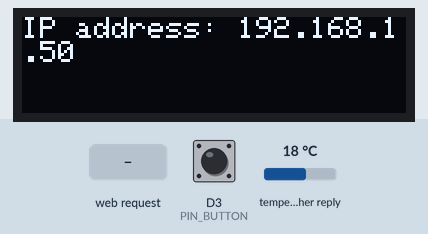
Recording of a sketch running on a simulated ESP8266 (NodeMCU). On the bench: 128×32 one-colour display. The inputs (shaded band) are chosen by the test bench; at power-on: D3 (PIN_BUTTON) HIGH, temperature in the weather reply 18 °C. WiFi joins after 1.5 s; servers stay silent unless stated; the display library's start-up logo is not drawn; uploads are accepted with an empty reply; web services answer with replies made up by the test bench; what the sketch prints to the serial monitor is not drawn.

Above: at 7.9 s.
8.0 s: D3 (PIN_BUTTON) pulled LOW for 0.15 s
At 9.2 s:
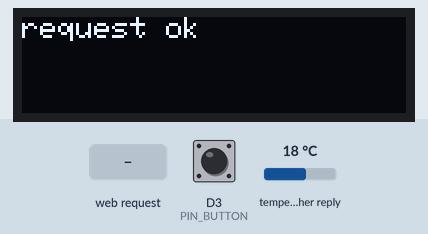
10.0 s: HTTP request GET /display received
At 10.6 s:
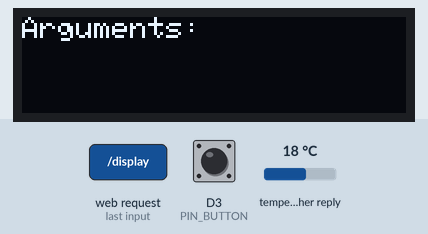
11.5 s: HTTP request GET / received
At 12.4 s:
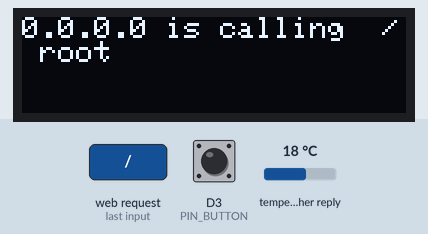
13.0 s: D3 (PIN_BUTTON) pulled LOW for 3.2 s
At 14.14 s:
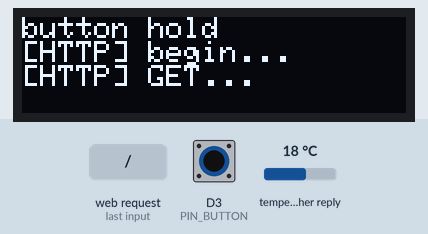
Timing chart, 0 to 16.0 s (numbered marks = the images above; inputs shaded):
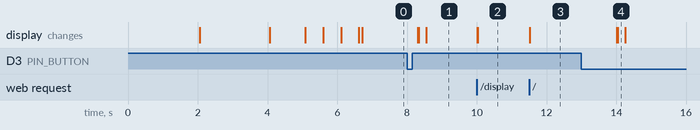

The sketch:

small_oled.ino
```cpp
#include <SPI.h>
#include <Wire.h>
#include <Adafruit_GFX.h>
#include <Adafruit_SSD1306.h>
#include <ESP8266WiFi.h>
#include <ESP8266mDNS.h>
#include <WiFiUdp.h>
#include <ArduinoOTA.h>
#include <ESP8266WebServer.h>
#include <ESP8266WiFiMulti.h>
#include <ESP8266HTTPClient.h>
#include <WiFiClient.h>


#define PROGRAM_NAME "OLED_OTA"


// SCL GPIO5
// SDA GPIO4
#define SCREEN_WIDTH 128 // OLED display width, in pixels
#define SCREEN_HEIGHT 32 // OLED display height, in pixels
#define OLED_RESET 0  // GPIO0
Adafruit_SSD1306 display(SCREEN_WIDTH, SCREEN_HEIGHT, &Wire, OLED_RESET);
#define NUMFLAKES 10
#define XPOS 0
#define YPOS 1
#define DELTAY 2
#define LOGO16_GLCD_HEIGHT 16
#define LOGO16_GLCD_WIDTH  16

#define PIN_BUTTON D3

// wifi network stuff
#define WIFI_SSID           "IoT"
#define WIFI_PASSWORD       "qSUpFC3XyLSLabgQ"

// 192.168.2.xxx port 80
ESP8266WebServer server(80);
ESP8266WiFiMulti wiFiMulti;

String text = "Hello";
boolean displayReady = false;

// Button timing variables
int debounce = 20;                  // ms debounce period to prevent flickering when pressing or releasing the button
int DCgap = 150;                    // max ms between clicks for a double click event
int holdTime = 1000;                // ms hold period: how long to wait for press+hold event
int longHoldTime = 3000;            // ms long hold period: how long to wait for press+hold event

// Button variables
boolean buttonVal = HIGH;           // value read from button
boolean buttonLast = HIGH;          // buffered value of the button's previous state
boolean DCwaiting = false;          // whether we're waiting for a double click (down)
boolean DConUp = false;             // whether to register a double click on next release, or whether to wait and click
boolean singleOK = true;            // whether it's OK to do a single click
long downTime = -1;                 // time the button was pressed down
long upTime = -1;                   // time the button was released
boolean ignoreUp = false;           // whether to ignore the button release because the click+hold was triggered
boolean waitForUp = false;          // when held, whether to wait for the up event
boolean holdEventPast = false;      // whether or not the hold event happened already
boolean longHoldEventPast = false;  // whether or not the long hold event happened already


void setup()   {
  Serial.begin(115200);
  logMessage("setup start");

  pinMode(PIN_BUTTON, INPUT);

  setupDisplay();
  setupHttpServer();
  setupArduinoOta();
}


void loop() {
  ArduinoOTA.handle();
  server.handleClient();
  handleButton();
}


void setupDisplay() {
  // by default, we'll generate the high voltage from the 3.3v line internally! (neat!)
  display.begin(SSD1306_SWITCHCAPVCC, 0x3C);  // initialize with the I2C addr 0x3C (for the 64x48)
  // init done

  // Show image buffer on the display hardware.
  // Since the buffer is intialized with an Adafruit splashscreen
  // internally, this will display the splashscreen.
  display.display();
  delay(2000);

  // Clear the buffer.
  display.clearDisplay();

  // draw a single pixel
  display.drawPixel(10, 10, WHITE);
  // Show the display buffer on the hardware.
  // NOTE: You _must_ call display after making any drawing commands
  // to make them visible on the display hardware!
  display.display();
  delay(2000);
  display.clearDisplay();

  displayReady = true;

  logMessage("display ready");
  delay(1000);
}


void runTextTest() {
  // text display tests
  display.setTextSize(1);
  display.setTextColor(WHITE);
  display.setCursor(0, 0);
  display.println("Hello, world!");
  display.setTextColor(BLACK, WHITE); // 'inverted' text
  display.println(3.141592);
  display.setTextSize(2);
  display.setTextColor(WHITE);
  display.print("0x"); display.println(0xDEADBEEF, HEX);
  display.display();
  delay(1000);
  display.clearDisplay();
}


void setupHttpServer() {
  logMessage("HTTP server start setup");
  // wifi settings
  WiFi.mode(WIFI_STA);
  WiFi.begin(WIFI_SSID, WIFI_PASSWORD);
  wiFiMulti.addAP(WIFI_SSID, WIFI_PASSWORD);

  // waiting for connection
  while (WiFi.status() != WL_CONNECTED) {
    delay(500);
    logAddMessage(".");
  }
  logAddMessage("Connected to ");
  logMessage(WIFI_SSID);
  logMessage(String("IP address: ") + ip2Str(WiFi.localIP()));

  // definition of all endpoints
  server.on("/", handleRoot);
  server.on("/display", handleDisplay);
  server.onNotFound(handleNotFound);

  // starting http server
  server.begin();
  logMessage("HTTP server started");
}


void setupArduinoOta() {
  logMessage("ArduinoOTA Start setup");
  // Port defaults to 8266
  // ArduinoOTA.setPort(8266);

  // Hostname defaults to esp8266-[ChipID]
  ArduinoOTA.setHostname(PROGRAM_NAME);

  // No authentication by default
  // ArduinoOTA.setPassword("admin");

  // Password can be set with it's md5 value as well
  // MD5(admin) = 21232f297a57a5a743894a0e4a801fc3
  // ArduinoOTA.setPasswordHash("21232f297a57a5a743894a0e4a801fc3");

  ArduinoOTA.onStart([]() {
    String type;
    if (ArduinoOTA.getCommand() == U_FLASH) {
      type = "sketch";
    } else { // U_FS
      type = "filesystem";
    }

    // NOTE: if updating FS this would be the place to unmount FS using FS.end()
    logMessage("Start updating " + type);
  });
  ArduinoOTA.onEnd([]() {
    logMessage("\nEnd");
  });
  ArduinoOTA.onProgress([](unsigned int progress, unsigned int total) {
    Serial.printf("Progress: %u%%\r", (progress / (total / 100)));
  });
  ArduinoOTA.onError([](ota_error_t error) {
    Serial.printf("Error[%u]: ", error);
    if (error == OTA_AUTH_ERROR) {
      logMessage("Auth Failed");
    } else if (error == OTA_BEGIN_ERROR) {
      logMessage("Begin Failed");
    } else if (error == OTA_CONNECT_ERROR) {
      logMessage("Connect Failed");
    } else if (error == OTA_RECEIVE_ERROR) {
      logMessage("Receive Failed");
    } else if (error == OTA_END_ERROR) {
      logMessage("End Failed");
    }
  });
  ArduinoOTA.begin();
  logMessage("ArduinoOTA Ready");
  logMessage(String("IP address: ") + ip2Str(WiFi.localIP()));
}


void handleButton() {
  // Get button event and act accordingly
  int b = checkButton();
  if (b == 1) clickEvent();
  if (b == 2) doubleClickEvent();
  if (b == 3) holdEvent();
  if (b == 4) longHoldEvent();
}


/*

   HTTP Server functions

*/


void handleRoot() {
  logEndpointMessage(" / root");

  int httpRequestCode = 200; // OK

  String paragraph = String("<p>");
  String lineBreak = String("<br>");
  String buttons = textToButton("Root", "/");

  String endpoints = textToAhref("/switchOn") + paragraph
                     + textToAhref("/switchOff") + paragraph
                     + textToAhref("/light?number=1&isOn=true") + paragraph
                     + String("<i>Try <b>alpha feature: </b></i>") + textToAhref("/rgb?r=1&g=0&b=0") + paragraph;

  String autoRefresh = String("<meta http-equiv=\"refresh\" content=\"5\">"); //refresh every 5 seconds

  String style = String("<style>body {background-color: black;color: white;}</style>");
  String title = String("<title>ESP8266 Light server</title>");
  String head = String("<head>") + style + title + String("</head>");
  String body = String("<body>")
                + paragraph + lineBreak
                + paragraph + lineBreak
                + String("<h4>HTTP server works!</h4>") + paragraph
                + String("This is a super simple website, running on an ESP8266 based micro controller :)") + paragraph
                + String("You can see real time temperature and humidy and also you can control a relay.") + paragraph
                + paragraph + lineBreak
                + paragraph + lineBreak
                + String("Or call any <b>endpoint</b> via browser or an app:") + paragraph + lineBreak
                + endpoints + paragraph + lineBreak
                + paragraph + lineBreak
                + paragraph + lineBreak
                + String("<i>Just for debugging purposes, here is <b>status of all lights:</b>") + paragraph + lineBreak
                + String("</i></body>");
  String rootContent = String("<html>") + autoRefresh + head + body + String("</html>");

  server.send(httpRequestCode, "text/html", rootContent);
}

void handleDisplay() {
  logEndpointMessage(" / display");

  int httpRequestCode = 200; // OK
  String responseMessage = "";

  String displayText = "";

  logMessage("Arguments:");
  for (int i = 0; i < server.args(); i = i + 1) {
    String argumentName = String(server.argName(i));
    String argumentValue = String(server.arg(i));

    if (argumentName == "text") {
      displayText = argumentValue;
      logMessage("");
      String logText = String("the text ") + argumentValue;
      responseMessage =  String("it works!!! text was recognized, here it is: ") + argumentValue;
      logMessage(logText);
      delay(500);
    } else {
      logAddMessage(String(i) + " : ");  //print id
      logAddMessage("\"" + argumentName + "\" ");  //print name
      logAddMessage("\"" + argumentValue + "\" ");  //print value
      responseMessage =  String("nothing recognized");
    }
  }

  server.send(httpRequestCode, "text/plain", responseMessage);
}


void handleNotFound() {
  logEndpointMessage("404 - " + server.uri());

  int httpRequestCode = 404; // ERROR
  String message = "File Not Found\n\n";
  message += "URI: ";
  message += server.uri();
  message += "\nMethod: ";
  message += (server.method() == HTTP_GET) ? "GET" : "POST";
  message += "\nArguments: ";
  message += server.args();
  message += "\n";
  for (uint8_t i = 0; i < server.args(); i++) {
    message += " " + server.argName(i) + ": " + server.arg(i) + "\n";
  }
  server.send(httpRequestCode, "text/plain", message);
}


void sendHttpRequest(String command) {
  if ((wiFiMulti.run() == WL_CONNECTED)) {

    WiFiClient client;

    HTTPClient http;
    String url = String("http://192.168.2.149/") + command;

    logAddMessage("[HTTP] begin...\n");
    if (http.begin(client, url)) {  // HTTP

      logAddMessage("[HTTP] GET...\n");
      // start connection and send HTTP header
      int httpCode = http.GET();

      // httpCode will be negative on error
      if (httpCode > 0) {
        // HTTP header has been send and Server response header has been handled
        Serial.printf("[HTTP] GET... code: %d\n", httpCode);

        // file found at server
        if (httpCode == HTTP_CODE_OK || httpCode == HTTP_CODE_MOVED_PERMANENTLY) {
          String payload = http.getString();
          Serial.println(payload);
          logMessage("request ok");
        }
      } else {
        Serial.printf("[HTTP] GET... failed, error: %s\n", http.errorToString(httpCode).c_str());
        logMessage("request is fu**ed");
      }

      http.end();
    } else {
      Serial.printf("[HTTP} Unable to connect\n");
      logMessage("unable to connect");
    }
  }
}

void sendWeatherRequest() {
  if ((wiFiMulti.run() == WL_CONNECTED)) {

    WiFiClient client;

    HTTPClient http;
    String url = String("api.openweathermap.org/data/2.5/weather?q=Prague&appid=a85e96fef27c2d27f958043f67a4034c");

    logAddMessage("[HTTP] begin...\n");
    if (http.begin(client, url)) {  // HTTP

      logAddMessage("[HTTP] GET...\n");
      // start connection and send HTTP header
      int httpCode = http.GET();

      // httpCode will be negative on error
      if (httpCode > 0) {
        // HTTP header has been send and Server response header has been handled
        Serial.printf("[HTTP] GET... code: %d\n", httpCode);

        // file found at server
        if (httpCode == HTTP_CODE_OK || httpCode == HTTP_CODE_MOVED_PERMANENTLY) {
          String payload = http.getString();
          Serial.println(payload);
          logMessage("request ok");
        }
      } else {
        Serial.printf("[HTTP] GET... failed, error: %s\n", http.errorToString(httpCode).c_str());
        logMessage("request is fu**ed");
      }

      http.end();
    } else {
      Serial.printf("[HTTP} Unable to connect\n");
      logMessage("unable to connect");
    }
  }
}


/*

   Physical button control

*/


int checkButton() {
  int event = 0;
  buttonVal = digitalRead(PIN_BUTTON);
  // Button pressed down
  if (buttonVal == LOW && buttonLast == HIGH && (millis() - upTime) > debounce)
  {
    downTime = millis();
    ignoreUp = false;
    waitForUp = false;
    singleOK = true;
    holdEventPast = false;
    longHoldEventPast = false;
    if ((millis() - upTime) < DCgap && DConUp == false && DCwaiting == true)  DConUp = true;
    else  DConUp = false;
    DCwaiting = false;
  }
  // Button released
  else if (buttonVal == HIGH && buttonLast == LOW && (millis() - downTime) > debounce)
  {
    if (not ignoreUp)
    {
      upTime = millis();
      if (DConUp == false) DCwaiting = true;
      else
      {
        event = 2;
        DConUp = false;
        DCwaiting = false;
        singleOK = false;
      }
    }
  }
  // Test for normal click event: DCgap expired
  if ( buttonVal == HIGH && (millis() - upTime) >= DCgap && DCwaiting == true && DConUp == false && singleOK == true && event != 2)
  {
    event = 1;
    DCwaiting = false;
  }
  // Test for hold
  if (buttonVal == LOW && (millis() - downTime) >= holdTime) {
    // Trigger "normal" hold
    if (not holdEventPast)
    {
      event = 3;
      waitForUp = true;
      ignoreUp = true;
      DConUp = false;
      DCwaiting = false;
      //downTime = millis();
      holdEventPast = true;
    }
    // Trigger "long" hold
    if ((millis() - downTime) >= longHoldTime)
    {
      if (not longHoldEventPast)
      {
        event = 4;
        longHoldEventPast = true;
      }
    }
  }
  buttonLast = buttonVal;
  return event;
}


void clickEvent() {
  showOnDisplay(String("button click: "));
  sendHttpRequest(String("button?number=1"));
}


void doubleClickEvent() {
  addToDisplay(String("button double click: "));
  sendHttpRequest(String("button?number=2"));
}


void holdEvent() {
  showOnDisplay("button hold");
  sendHttpRequest(String("light?number=1&isOn=true"));
}


void longHoldEvent() {
  showOnDisplay("button long hold");
  sendWeatherRequest();
}


/*

   Other functions

*/


void showOnDisplay(String message) {
  display.clearDisplay();
  display.setCursor(0, 0);
  display.setTextSize(1);
  display.setTextColor(WHITE);
  display.println(message);
  display.display();
}


void addToDisplay(String message) {
  display.setTextSize(1);
  display.setTextColor(WHITE);
  display.print(message);
  display.display();
}


void logEndpointMessage(String enpointName) {
  Serial.println("---------------------------");
  logMessage(getClientIp() + " is calling " + enpointName);
}


String getClientIp() {
  return server.client().remoteIP().toString();
}


String textToAhref(String text) {
  String endpointText = ip2Str(WiFi.localIP()) + text;
  String ahref = String("<a href=\"") + text + String("\">") + endpointText + String("</a>");
  return ahref;
}


String textToButton(String text, String url) {
  String endpointText = ip2Str(WiFi.localIP()) + url;
  String ahref = String("<a href=\"") + url + String("\"><button>   ") + text  + String("   </button></a> ");
  return ahref;
}

void logMessage(String text) {
  Serial.println(text);
  if (displayReady) {
    showOnDisplay(text);
  }
}

void logAddMessage(String text) {
  Serial.print(text);
  if (displayReady) {
    addToDisplay(text);
  }
}


String ip2Str(IPAddress ip) {
  String s = "";
  for (int i = 0; i < 4; i++) {
    s += i  ? "." + String(ip[i]) : String(ip[i]);
  }
  return s;
}
```

Measured:
- after the input at 8.0 s, the display: first changes after 0.31 s (image 1 shows a later state)
- after the input at 10.0 s, the display: first changes at once (image 2 shows a later state)
- after the input at 11.5 s, the display: changes at once (image 3)
- after the input at 13.0 s, the display: first changes after 1.0 s (image 4 shows a later state)
